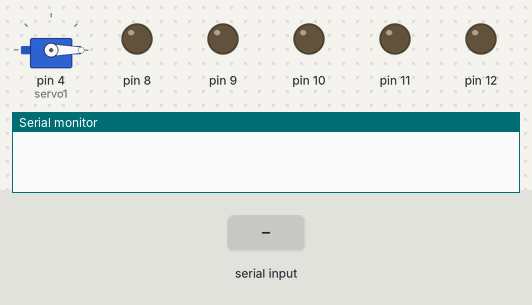
This sketch was run on a simulated Arduino Uno, built with avr-gcc and run on an emulated ATmega328P. On the bench: servo, output pins drawn as LEDs (lit = HIGH), the last lines printed to the serial monitor. Inputs (shaded band) come from the test bench.

Above: at 1.2 s.
1.3 s: "a" received over the second serial link
At 4.2 s:
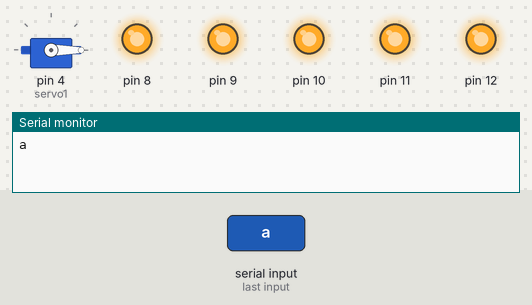
Timing chart, 0 to 10.3 s (numbered marks = the images above; inputs shaded):
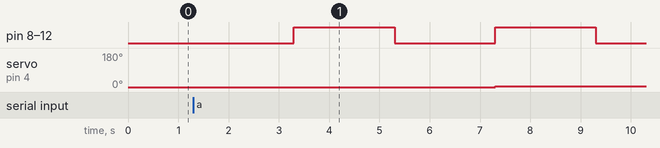

Measured:
- after the input at 1.3 s, pin 8–12: alternates HIGH for 2.0 s and LOW for 2.0 s, starting after 2.0 s; servo on pin 4 (servo1): 0° → 3° after 6.0 s

The sketch:

SlaveWithSerial.ino
```cpp
#include<Servo.h>
#include<SoftwareSerial.h>

#define rxpin 2
#define txpin 3

Servo servo1;

SoftwareSerial mySerial=SoftwareSerial(rxpin,txpin);

void setup(){
  pinMode(rxpin,INPUT);
  pinMode(txpin,OUTPUT);
  for(int i=8;i<13;i++){
    pinMode(i,OUTPUT);
  }
  servo1.attach(4);
  mySerial.begin(9600);
  Serial.begin(9600);
}

void loop(){
  char val;
  if(mySerial.available()){
  val=computerinput();
  Serial.write(val);
  }

  if(val=='a'){
    turn();
  }
  else
  back();
}


/*底下函數庫  */
char computerinput(){
  while(mySerial.available())
  return mySerial.read();
}

void bright(){
  for(int i=8;i<13;i++)
  digitalWrite(i,HIGH);
  delay(2000);
}

void extinguish(){
  for(int i=8;i<13;i++)
  digitalWrite(i,LOW);
}

void turn(){
  extinguish();
  delay(2000);
  for(int angle=0;angle<=15;angle+=3){
  servo1.write(angle);
  bright();
  extinguish();
  delay(2000);
  }
  back();
}

void back(){
  extinguish();
  servo1.write(0);
}
```
